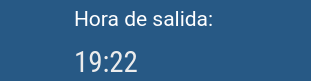
     <widget class="QGroupBox" name="groupBox_36">
      <property name="geometry">
       <rect>
        <x>50</x>
        <y>560</y>
        <width>311</width>
        <height>81</height>
       </rect>
      </property>
      <property name="styleSheet">
       <string notr="true">background-color: rgb(128, 128, 128);
background-color:rgb(39, 89, 133);
border-radius:10%;</string>
      </property>
      <property name="title">
       <string/>
      </property>
      <widget class="QLabel" name="label_83">
       <property name="geometry">
        <rect>
         <x>-29</x>
         <y>-40</y>
         <width>251</width>
         <height>21</height>
        </rect>
       </property>
       <property name="font">
        <font>
         <family>Sans Serif</family>
         <pointsize>16</pointsize>
         <weight>75</weight>
         <italic>false</italic>
         <bold>true</bold>
        </font>
       </property>
       <property name="styleSheet">
        <string notr="true">background-color:transparent;
color:rgb(101, 179, 0)</string>
       </property>
       <property name="text">
        <string/>
       </property>
      </widget>
      <widget class="QWidget" name="layoutWidget_16">
       <property name="geometry">
        <rect>
         <x>0</x>
         <y>0</y>
         <width>301</width>
         <height>81</height>
        </rect>
       </property>
       <layout class="QGridLayout" name="gridLayout_19">
        <item row="1" column="1">
         <widget class="QLabel" name="hs">
          <property name="font">
           <font>
            <family>Roboto Condensed</family>
            <pointsize>22</pointsize>
            <weight>50</weight>
            <italic>false</italic>
            <bold>false</bold>
           </font>
          </property>
          <property name="styleSheet">
           <string notr="true">background-color:transparent;
color:rgb(236, 236, 236);
</string>
          </property>
          <property name="text">
           <string>19:22</string>
          </property>
         </widget>
        </item>
        <item row="1" column="0">
         <spacer name="horizontalSpacer_34">
          <property name="orientation">
           <enum>Qt::Horizontal</enum>
          </property>
          <property name="sizeHint" stdset="0">
           <size>
            <width>40</width>
            <height>20</height>
           </size>
          </property>
         </spacer>
        </item>
        <item row="1" column="2">
         <spacer name="horizontalSpacer_33">
          <property name="orientation">
           <enum>Qt::Horizontal</enum>
          </property>
          <property name="sizeHint" stdset="0">
           <size>
            <width>40</width>
            <height>20</height>
           </size>
          </property>
         </spacer>
        </item>
        <item row="1" column="3">
         <widget class="QLabel" name="label_21">
          <property name="text">
           <string/>
          </property>
         </widget>
        </item>
        <item row="0" column="1">
         <widget class="QLabel" name="hs_31">
          <property name="font">
           <font>
            <family>Roboto</family>
            <pointsize>16</pointsize>
            <weight>50</weight>
            <italic>false</italic>
            <bold>false</bold>
           </font>
          </property>
          <property name="styleSheet">
           <string notr="true">background-color:transparent;
color:rgb(255, 255, 255)
</string>
          </property>
          <property name="text">
           <string>Hora de salida:</string>
          </property>
         </widget>
        </item>
       </layout>
      </widget>
     </widget>
